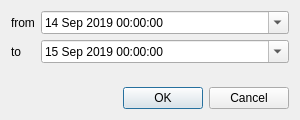
<?xml version="1.0" encoding="UTF-8"?>
<ui version="4.0">
 <class>ChooseTimeDialog</class>
 <widget class="QDialog" name="ChooseTimeDialog">
  <property name="geometry">
   <rect>
    <x>0</x>
    <y>0</y>
    <width>300</width>
    <height>120</height>
   </rect>
  </property>
  <property name="minimumSize">
   <size>
    <width>300</width>
    <height>120</height>
   </size>
  </property>
  <property name="maximumSize">
   <size>
    <width>300</width>
    <height>120</height>
   </size>
  </property>
  <property name="windowTitle">
   <string>Dialog</string>
  </property>
  <layout class="QVBoxLayout" name="verticalLayout">
   <item>
    <layout class="QFormLayout" name="formLayout">
     <item row="0" column="0">
      <widget class="QLabel" name="fromLabel">
       <property name="text">
        <string>from</string>
       </property>
      </widget>
     </item>
     <item row="0" column="1">
      <widget class="QDateTimeEdit" name="fromDateTimeEdit">
       <property name="dateTime">
        <datetime>
         <hour>0</hour>
         <minute>0</minute>
         <second>0</second>
         <year>2019</year>
         <month>9</month>
         <day>14</day>
        </datetime>
       </property>
       <property name="date">
        <date>
         <year>2019</year>
         <month>9</month>
         <day>14</day>
        </date>
       </property>
       <property name="maximumDateTime">
        <datetime>
         <hour>23</hour>
         <minute>59</minute>
         <second>59</second>
         <year>2099</year>
         <month>12</month>
         <day>31</day>
        </datetime>
       </property>
       <property name="minimumDateTime">
        <datetime>
         <hour>0</hour>
         <minute>0</minute>
         <second>0</second>
         <year>2010</year>
         <month>1</month>
         <day>1</day>
        </datetime>
       </property>
       <property name="calendarPopup">
        <bool>true</bool>
       </property>
      </widget>
     </item>
     <item row="1" column="0">
      <widget class="QLabel" name="toLabel">
       <property name="text">
        <string>to</string>
       </property>
      </widget>
     </item>
     <item row="1" column="1">
      <widget class="QDateTimeEdit" name="toDateTimeEdit">
       <property name="dateTime">
        <datetime>
         <hour>0</hour>
         <minute>0</minute>
         <second>0</second>
         <year>2019</year>
         <month>9</month>
         <day>15</day>
        </datetime>
       </property>
       <property name="date">
        <date>
         <year>2019</year>
         <month>9</month>
         <day>15</day>
        </date>
       </property>
       <property name="maximumDateTime">
        <datetime>
         <hour>23</hour>
         <minute>59</minute>
         <second>59</second>
         <year>2099</year>
         <month>12</month>
         <day>31</day>
        </datetime>
       </property>
       <property name="minimumDateTime">
        <datetime>
         <hour>0</hour>
         <minute>0</minute>
         <second>0</second>
         <year>2010</year>
         <month>1</month>
         <day>1</day>
        </datetime>
       </property>
       <property name="calendarPopup">
        <bool>true</bool>
       </property>
      </widget>
     </item>
    </layout>
   </item>
   <item>
    <widget class="QDialogButtonBox" name="buttonBox">
     <property name="orientation">
      <enum>Qt::Horizontal</enum>
     </property>
     <property name="standardButtons">
      <set>QDialogButtonBox::Cancel|QDialogButtonBox::Ok</set>
     </property>
    </widget>
   </item>
  </layout>
 </widget>
 <resources/>
 <connections>
  <connection>
   <sender>buttonBox</sender>
   <signal>accepted()</signal>
   <receiver>ChooseTimeDialog</receiver>
   <slot>accept()</slot>
   <hints>
    <hint type="sourcelabel">
     <x>248</x>
     <y>254</y>
    </hint>
    <hint type="destinationlabel">
     <x>157</x>
     <y>274</y>
    </hint>
   </hints>
  </connection>
  <connection>
   <sender>buttonBox</sender>
   <signal>rejected()</signal>
   <receiver>ChooseTimeDialog</receiver>
   <slot>reject()</slot>
   <hints>
    <hint type="sourcelabel">
     <x>316</x>
     <y>260</y>
    </hint>
    <hint type="destinationlabel">
     <x>286</x>
     <y>274</y>
    </hint>
   </hints>
  </connection>
 </connections>
</ui>
